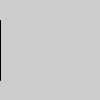
Frame 1 (no input)
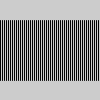
Frame 60 (the mouse pressed at the canvas centre just before this capture)
Frame 120 (the mouse held since frame 60 and released just before this capture): identical to frame 60, image omitted

The Processing sketch that drew these frames (run headless with seeded random() and noise(); from frame 60 on, the mouse is pressed at the canvas centre):

// Processing sketch: Ex_13
// ── Ex_13.pde
int x = 0; 

void setup() {
  size(100, 100);
}

void draw() {
  line(x, 20, x, 80);
  x += 2;
}
